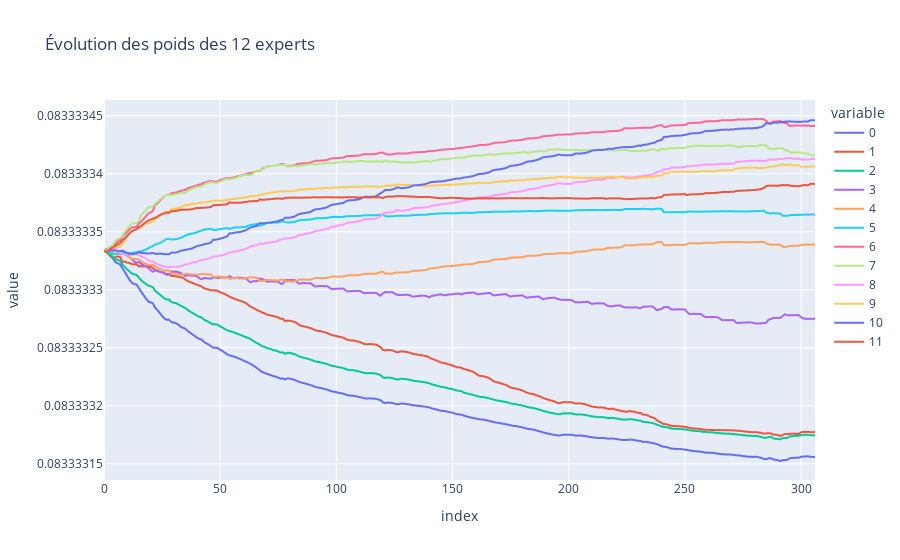

The code cell stored with this chart in its notebook:
### Markdown cell above
Pour minimiser le regret, la valeur optimale du taux d'apprentissage $\eta$ est donnée par :
$$
\eta^\star = \sqrt{\frac{\log(d)}{T}} \cdot \frac{1}{G}
$$
où :
- $ d $ est le nombre d'experts,
- $ T $ est le nombre total d'itérations,
- $ G $ est une borne supérieure sur la norme des gradients

### Code cell
G = max([np.linalg.norm(2 * (experts.iloc[day, :].values - data_test['Load'].iloc[day]), ord=2) for day in range(T)])
eta =np.sqrt(np.log(d) / T) * ( 1/G )

p, pred = weights_simulation(eta, T, d, experts_norm, targets_norm)
print(f'MSE de  : {mean_squared_error(targets_norm,pred)}')
#--voir les poids--
mse_eg_theo = mean_squared_error(targets_norm,pred)
print(f'voyons les nan : {np.isnan(p).sum()}')
px.line(pd.DataFrame(p), title= 'Évolution des poids des 12 experts')

### Figure 1 — Plotly figure (JSON) as saved in the notebook; plotly's stock layout.template omitted (floating-point values rounded to 4 significant figures; data arrays with more than 128 entries replaced by an {"elided": "..."} marker saying what was removed)
{"data": [{"hovertemplate": "variable=0<br>index=%{x}<br>value=%{y}<extra></extra>", "legendgroup": "0", "line": {"color": "#636efa", "dash": "solid"}, "marker": {"symbol": "circle"}, "mode": "lines", "name": "0", "showlegend": true, "type": "scattergl", "x": {"elided": "307 int values"}, "xaxis": "x", "y": {"elided": "307 float values"}, "yaxis": "y"}, {"hovertemplate": "variable=1<br>index=%{x}<br>value=%{y}<extra></extra>", "legendgroup": "1", "line": {"color": "#EF553B", "dash": "solid"}, "marker": {"symbol": "circle"}, "mode": "lines", "name": "1", "showlegend": true, "type": "scattergl", "x": {"elided": "307 int values"}, "xaxis": "x", "y": {"elided": "307 float values"}, "yaxis": "y"}, {"hovertemplate": "variable=2<br>index=%{x}<br>value=%{y}<extra></extra>", "legendgroup": "2", "line": {"color": "#00cc96", "dash": "solid"}, "marker": {"symbol": "circle"}, "mode": "lines", "name": "2", "showlegend": true, "type": "scattergl", "x": {"elided": "307 int values"}, "xaxis": "x", "y": {"elided": "307 float values"}, "yaxis": "y"}, {"hovertemplate": "variable=3<br>index=%{x}<br>value=%{y}<extra></extra>", "legendgroup": "3", "line": {"color": "#ab63fa", "dash": "solid"}, "marker": {"symbol": "circle"}, "mode": "lines", "name": "3", "showlegend": true, "type": "scattergl", "x": {"elided": "307 int values"}, "xaxis": "x", "y": {"elided": "307 float values"}, "yaxis": "y"}, {"hovertemplate": "variable=4<br>index=%{x}<br>value=%{y}<extra></extra>", "legendgroup": "4", "line": {"color": "#FFA15A", "dash": "solid"}, "marker": {"symbol": "circle"}, "mode": "lines", "name": "4", "showlegend": true, "type": "scattergl", "x": {"elided": "307 int values"}, "xaxis": "x", "y": {"elided": "307 float values"}, "yaxis": "y"}, {"hovertemplate": "variable=5<br>index=%{x}<br>value=%{y}<extra></extra>", "legendgroup": "5", "line": {"color": "#19d3f3", "dash": "solid"}, "marker": {"symbol": "circle"}, "mode": "lines", "name": "5", "showlegend": true, "type": "scattergl", "x": {"elided": "307 int values"}, "xaxis": "x", "y": {"elided": "307 float values"}, "yaxis": "y"}, {"hovertemplate": "variable=6<br>index=%{x}<br>value=%{y}<extra></extra>", "legendgroup": "6", "line": {"color": "#FF6692", "dash": "solid"}, "marker": {"symbol": "circle"}, "mode": "lines", "name": "6", "showlegend": true, "type": "scattergl", "x": {"elided": "307 int values"}, "xaxis": "x", "y": {"elided": "307 float values"}, "yaxis": "y"}, {"hovertemplate": "variable=7<br>index=%{x}<br>value=%{y}<extra></extra>", "legendgroup": "7", "line": {"color": "#B6E880", "dash": "solid"}, "marker": {"symbol": "circle"}, "mode": "lines", "name": "7", "showlegend": true, "type": "scattergl", "x": {"elided": "307 int values"}, "xaxis": "x", "y": {"elided": "307 float values"}, "yaxis": "y"}, {"hovertemplate": "variable=8<br>index=%{x}<br>value=%{y}<extra></extra>", "legendgroup": "8", "line": {"color": "#FF97FF", "dash": "solid"}, "marker": {"symbol": "circle"}, "mode": "lines", "name": "8", "showlegend": true, "type": "scattergl", "x": {"elided": "307 int values"}, "xaxis": "x", "y": {"elided": "307 float values"}, "yaxis": "y"}, {"hovertemplate": "variable=9<br>index=%{x}<br>value=%{y}<extra></extra>", "legendgroup": "9", "line": {"color": "#FECB52", "dash": "solid"}, "marker": {"symbol": "circle"}, "mode": "lines", "name": "9", "showlegend": true, "type": "scattergl", "x": {"elided": "307 int values"}, "xaxis": "x", "y": {"elided": "307 float values"}, "yaxis": "y"}, {"hovertemplate": "variable=10<br>index=%{x}<br>value=%{y}<extra></extra>", "legendgroup": "10", "line": {"color": "#636efa", "dash": "solid"}, "marker": {"symbol": "circle"}, "mode": "lines", "name": "10", "showlegend": true, "type": "scattergl", "x": {"elided": "307 int values"}, "xaxis": "x", "y": {"elided": "307 float values"}, "yaxis": "y"}, {"hovertemplate": "variable=11<br>index=%{x}<br>value=%{y}<extra></extra>", "legendgroup": "11", "line": {"color": "#EF553B", "dash": "solid"}, "marker": {"symbol": "circle"}, "mode": "lines", "name": "11", "showlegend": true, "type": "scattergl", "x": {"elided": "307 int values"}, "xaxis": "x", "y": {"elided": "307 float values"}, "yaxis": "y"}], "layout": {"legend": {"title": {"text": "variable"}, "tracegroupgap": 0}, "title": {"text": "Évolution des poids des 12 experts"}, "xaxis": {"anchor": "y", "domain": [0, 1], "title": {"text": "index"}}, "yaxis": {"anchor": "x", "domain": [0, 1], "title": {"text": "value"}}}}
